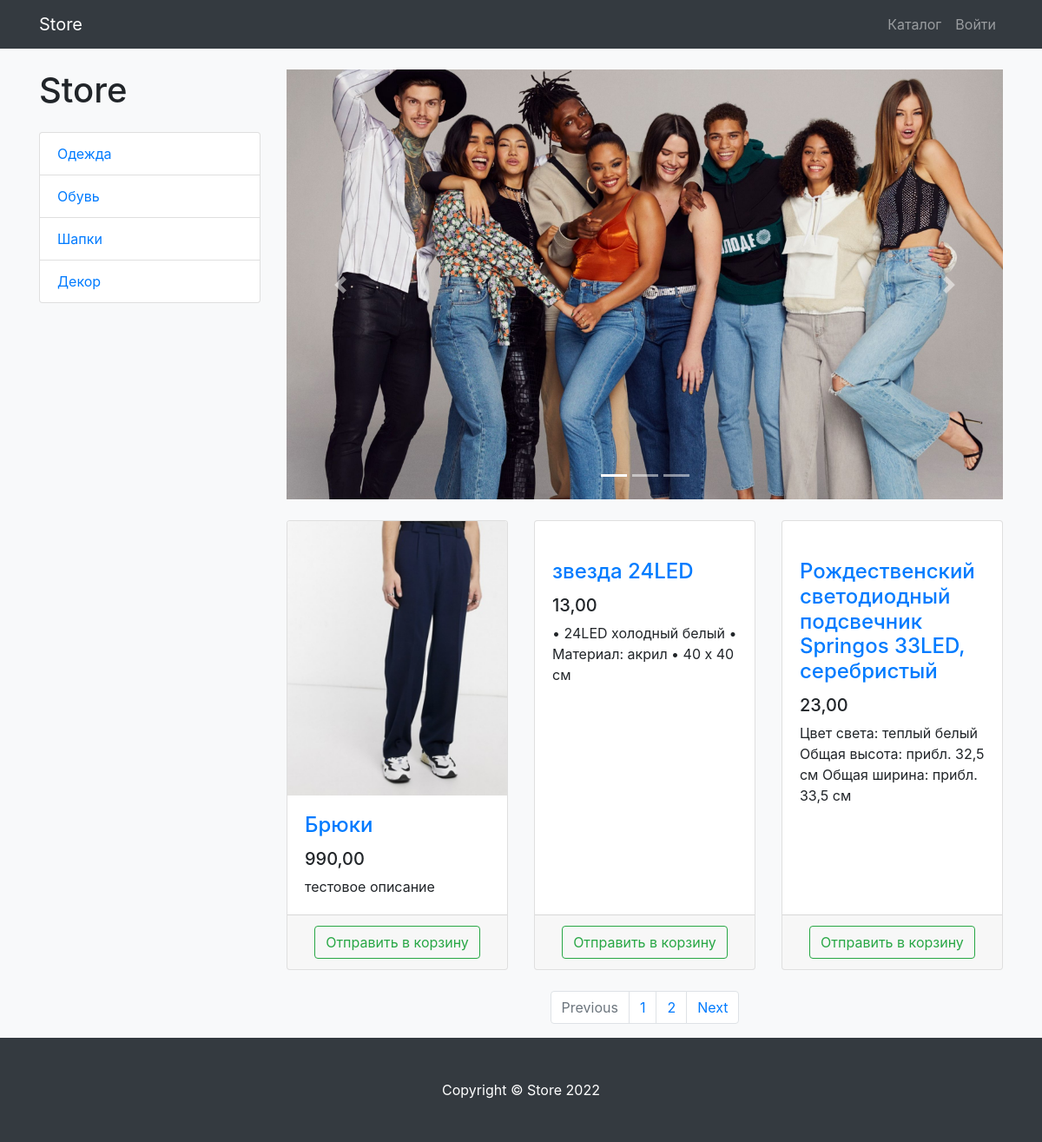
Screenshot of /products/ with the database file from the repository.
### products/models.py (models this page shows, shortened)
class ProductCategory(models.Model):
    name = models.CharField(max_length=128, unique=True)
    description = models.TextField(null=True, blank=True)
    class Meta:
        verbose_name = 'категория'
        verbose_name_plural = 'категории'

class Product(models.Model):
    name = models.CharField(max_length=128)
    description = models.TextField(null=True, blank=True)
    price = models.DecimalField(max_digits=6, decimal_places=2)
    quantity = models.PositiveIntegerField(default=0)
    image = models.ImageField(upload_to='products_images')
    stripe_product_price_id = models.CharField(max_length=128, null=True, blank=True)
    category = models.ForeignKey(to=ProductCategory, on_delete=models.CASCADE)
    class Meta:
        verbose_name = 'продукт'
        verbose_name_plural = 'продукты'

### products/views.py (the view)
# urls.py: path('', ProductsListView.as_view(), name='index'),
class ProductsListView(TitleMixin, ListView):
    model = Product
    template_name = 'products/products.html'
    paginate_by = 3
    title = 'Store - каталог'
    def get_queryset(self):
        queryset = super(ProductsListView, self).get_queryset()
        category_id = self.kwargs.get('category_id')
        return queryset.filter(category_id=category_id) if category_id else queryset
    def get_context_data(self, *, object_list=None, **kwargs):
        context = super(ProductsListView, self).get_context_data()
        context['categories'] = ProductCategory.objects.all()
        return context

### common/views.py (called while the page is built)
    def get_context_data(self, **kwargs):
        context = super(TitleMixin, self).get_context_data(**kwargs)
        context['title'] = self.title
        return context

### products/context_processors.py (called while the page is built)
def baskets(requst):
    user = requst.user
    return {'baskets': Basket.objects.filter(user=user) if user.is_authenticated else []}

### products/templates/products/products.html (shortened to what this page needs)
{% extends 'products/base.html' %}
{% load static cache humanize %}
{% block css %}
    <link href="{% static 'vendor/css/products.css' %}" rel="stylesheet">
{% endblock %}
{% block content %}
<div class="container">
    <div class="row">
        <div class="col-lg-3">
            <h1 class="my-4">Store</h1>
            <div class="list-group">
                {% for category in categories %}
                    <a href="{% url 'products:category' category.id %}" class="list-group-item">
                        {{ category.name }}
                    </a>
                {% endfor %}
            </div>
        </div>
        <div class="col-lg-9">
            <div id="carouselExampleIndicators" class="carousel slide my-4" data-ride="carousel">
                <ol class="carousel-indicators">
                    <li data-target="#carouselExampleIndicators" data-slide-to="0" class="active"></li>
                    <li data-target="#carouselExampleIndicators" data-slide-to="1"></li>
                    <li data-target="#carouselExampleIndicators" data-slide-to="2"></li>
                </ol>
                <div class="carousel-inner" role="listbox">
                    <div class="carousel-item active">
                        <img class="d-block img-fluid" src="{% static 'vendor/img/slides/slide-1.jpg' %}" alt="First slide">
                    </div>
                </div>
                <a class="carousel-control-prev" href="#carouselExampleIndicators" role="button" data-slide="prev">
                    <span class="carousel-control-prev-icon" aria-hidden="true"></span>
                </a>
                <a class="carousel-control-next" href="#carouselExampleIndicators" role="button" data-slide="next">
                    <span class="carousel-control-next-icon" aria-hidden="true"></span>
                </a>
            </div>
            <div class="row">
            {% cache 30 object_list %}
                {% for product in object_list %}
                    <div class="col-lg-4 col-md-6 mb-4">
                    <div class="card h-100">
                        <a href="#">
                            <img class="card-img-top"
                                 src="{{ product.image.url }}"
                                 alt="">
                        </a>
                        <div class="card-body">
                            <h4 class="card-title">
                                <a href="#">{{ product.name }}</a>
                            </h4>
                            <h5>{{ product.price|intcomma }}</h5>
                            <p class="card-text">{{ product.description }}</p>
                        </div>
                        <div class="card-footer text-center">
                            <a class="btn btn-outline-success" href="{% url 'products:basket_add' product.id %}">Отправить в корзину</a>
                        </div>
                    </div>
                </div>
                {% endfor %}
            {% endcache %}
            </div>
            {% if is_paginated %}
            <nav aria-label="Page navigation example">
                <ul class="pagination justify-content-center">
                    <li class="page-item
                        {% if not page_obj.has_previous %}
                            disabled
                        {% endif %}">
                        <a class="page-link" href="{% if page_obj.has_previous %} {% url 'products:paginator' page_obj.previous_page_number %} {% else %} # {% endif %}" tabindex="-1" aria-disabled="true">Previous</a>
                    </li>
                    {% for page in paginator.page_range %}
                        <li class="page-item">
                            <a class="page-link" href="{% url 'products:paginator' page %}">
                                {{ page }}
                            </a>
                        </li>
                    {% endfor %}
                    <li class="page-item
                        ">
                        <a class="page-link" href="{% if page_obj.has_next %} {% url 'products:paginator' page_obj.next_page_number %} {% else %} # {% endif %}">Next</a>
                    </li>
                </ul>
            </nav>
            {% endif %}
        </div>
    </div>
</div>
{% endblock %}
{% block footer %}
<footer class="py-5 bg-dark">
    <div class="container">
        <p class="m-0 text-center text-white">Copyright &copy; Store 2022</p>
    </div>
</footer>
{% endblock %}

### rows the page displays
ProductCategory: name "Одежда"
ProductCategory: name "Обувь"
ProductCategory: name "Шапки"
ProductCategory: name "Декор"
Product: image (picture), name "Брюки", price "990,00", description "тестовое описание"
Product: name "звезда 24LED", price "13,00", description "• 24LED холодный белый • Материал: акрил • 40 х 40 см"
Product: name "Рождественский светодиодный подсвечник Springos 33LED, серебристый", price "23,00", description "Цвет света: теплый белый Общая высота: прибл. 32,5 см Общая ширина: прибл. 33,5 см"

### other values shown
{{ page }} "1" "2"
